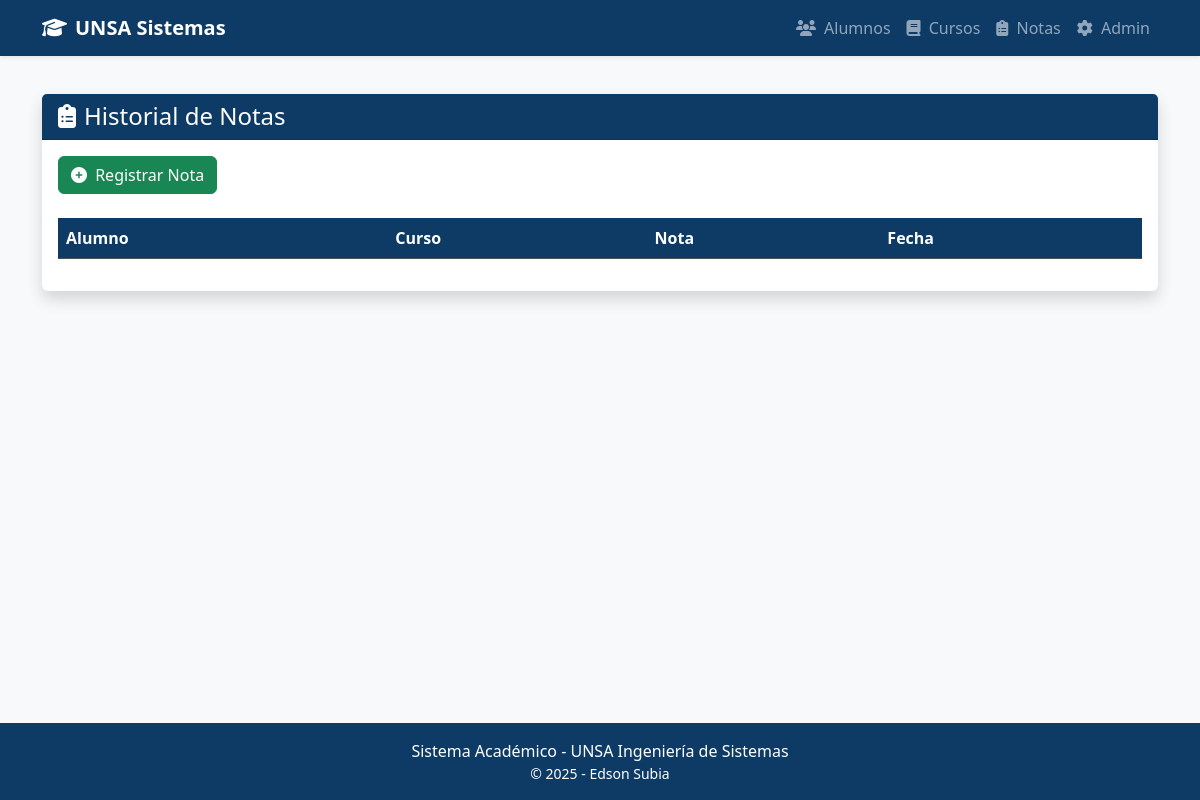
/notas/, run on an earlier commit of the app's database.
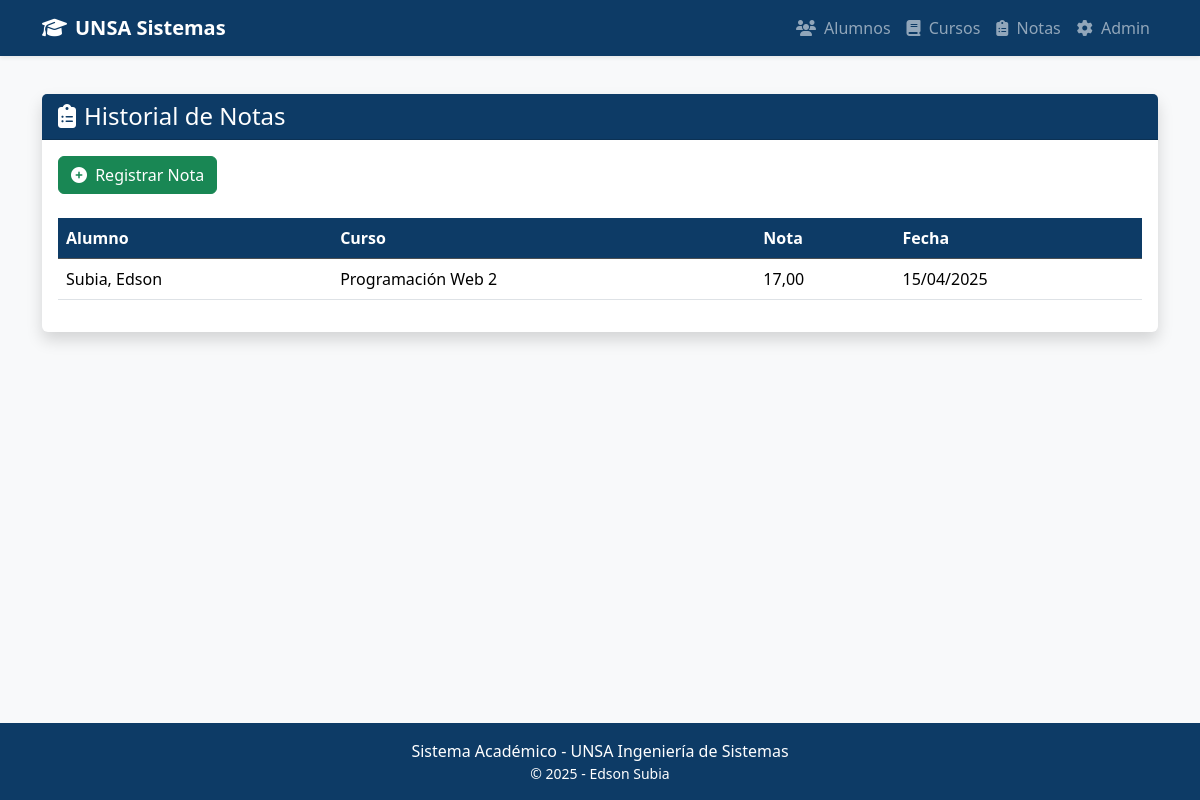
And on a later commit of the database.
### educacion/models.py (models this page shows, shortened)
class NotaAlumnoPorCurso(models.Model):
    alumno = models.ForeignKey(Alumno, on_delete=models.CASCADE)
    curso = models.ForeignKey(Curso, on_delete=models.CASCADE)
    nota = models.DecimalField(
        max_digits=4,
        decimal_places=2,
        validators=[MinValueValidator(0), MaxValueValidator(20)]
    )
    fecha_evaluacion = models.DateField()
    observaciones = models.TextField(blank=True)
    class Meta:
        unique_together = ['alumno', 'curso']
        verbose_name = 'Nota del alumno por curso'
        verbose_name_plural = 'Notas de alumnos por cursos'

class Alumno(models.Model):
    dni = models.CharField(max_length=8, unique=True)
    nombre = models.CharField(max_length=100)
    apellido = models.CharField(max_length=100)
    fecha_nacimiento = models.DateField()
    email = models.EmailField(unique=True)
    telefono = models.CharField(max_length=15, blank=True)
    def __str__(self):
        return f"{self.apellido}, {self.nombre}"
    class Meta:
        ordering = ['apellido', 'nombre']

class Curso(models.Model):
    codigo = models.CharField(max_length=10, unique=True)
    nombre = models.CharField(max_length=100)
    descripcion = models.TextField()
    creditos = models.PositiveSmallIntegerField()
    profesor = models.CharField(max_length=100)

### educacion/views.py (the view)
# urls.py: path('notas/', NotaListView.as_view(), name='nota_list'),
class NotaListView(ListView):
    model = NotaAlumnoPorCurso
    template_name = 'educacion/nota_list.html'
    context_object_name = 'notas'
    def get_queryset(self):
        return super().get_queryset().select_related('alumno', 'curso')

### educacion/templates/educacion/nota_list.html (shortened to what this page needs)
{% extends 'educacion/base.html' %}
{% block content %}
<div class="card border-0 shadow">
    <div class="card-header bg-primary text-white">
        <h4 class="mb-0">
            <i class="fas fa-clipboard-list me-2"></i>Historial de Notas
        </h4>
    </div>
    <div class="card-body">
        <a href="{% url 'nota_create' %}" class="btn btn-success mb-4">
            <i class="fas fa-plus-circle me-1"></i> Registrar Nota
        </a>
        <div class="table-responsive">
            <table class="table table-hover">
                <thead class="table-dark">
                    <tr>
                        <th>Alumno</th>
                        <th>Curso</th>
                        <th>Nota</th>
                        <th>Fecha</th>
                    </tr>
                </thead>
                <tbody>
                    {% for nota in notas %}
                    <tr>
                        <td>{{ nota.alumno }}</td>
                        <td>{{ nota.curso.nombre }}</td>
                        <td>{{ nota.nota }}</td>
                        <td>{{ nota.fecha_evaluacion|date:"d/m/Y" }}</td>
                    </tr>
                    {% endfor %}
                </tbody>
            </table>
        </div>
    </div>
</div>
{% endblock %}

What changed in the data, as far as the page shows it:
added NotaAlumnoPorCurso: alumno "Subia, Edson", curso.nombre "Programación Web 2", nota "17,00", fecha_evaluacion "15/04/2025"
